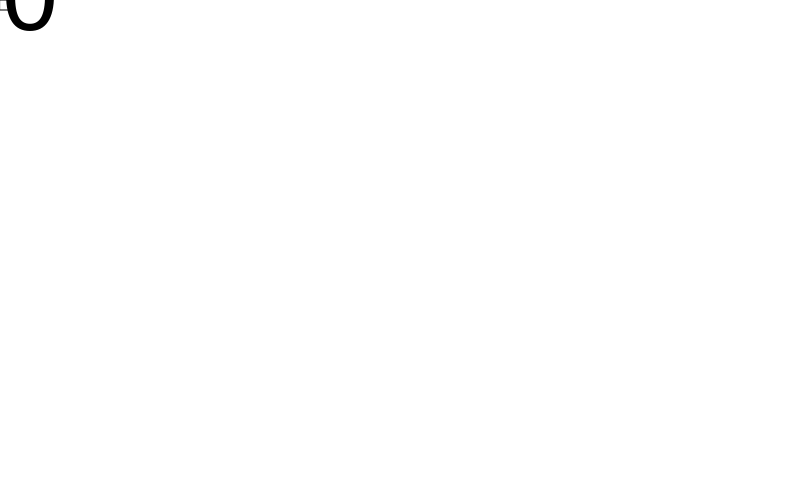
Frame 1 (no input)
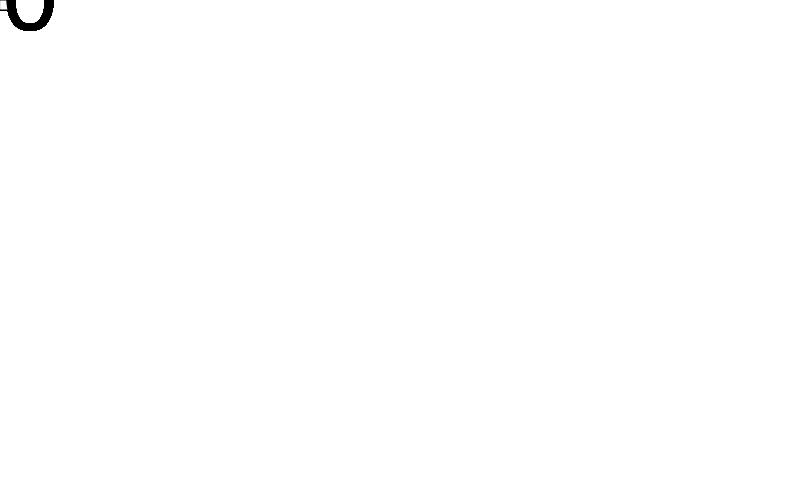
Frame 60 (no input)
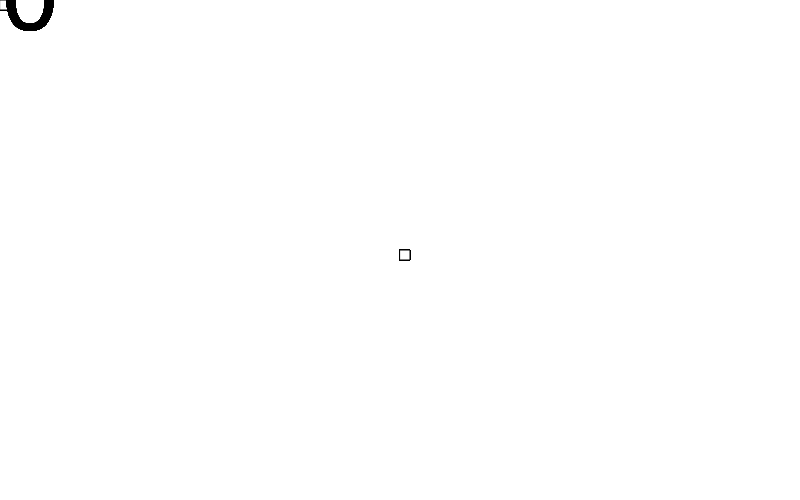
Frame 120 (the mouse pressed at the canvas centre since frame 60)

The p5.js sketch that drew these frames (run headless with seeded random() and noise() and a simulated clock; from frame 60 on, the mouse is pressed at the canvas centre):

// p5.js sketch
// ── sketch.js
var score = 0 ;

function setup() {
  // put setup code here
  createCanvas(800, 500) ;
  textAlign(CENTER) ;

}

function draw() {
  // put drawing code here

  //  text("rose", width/2, height/2) ;
  rect(mouseX, mouseY, 10, 10) ;
  textSize(100) ;
  text(score, 30, 30) ;
}

function mouseReleased() {
//  background(random(255), random(255), random(255));

  background(random(255), 0, 0);  // random REDS only

  score++ ;
}
